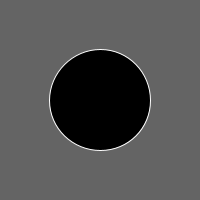
Frame 1 (no input)
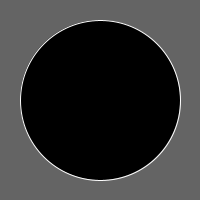
Frame 60 (the mouse pressed at the canvas centre just before this capture)
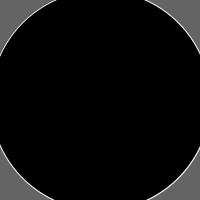
Frame 120 (the mouse held since frame 60 and released just before this capture)

The Processing sketch that drew these frames (run headless with seeded random() and noise(); from frame 60 on, the mouse is pressed at the canvas centre):

// Processing sketch: processing_29408
// ── processing_29408.pde

int circleX = 100;
int circleY = 100;

void setup(){
  size(200,200);
  ellipseMode(CENTER);
}

void draw(){
  
  background(100);
  stroke(255);
  fill(0);
  ellipse(100,100,circleX+1,circleY+1);
  circleX=circleX+1;
  circleY=circleY+1;
}
  
